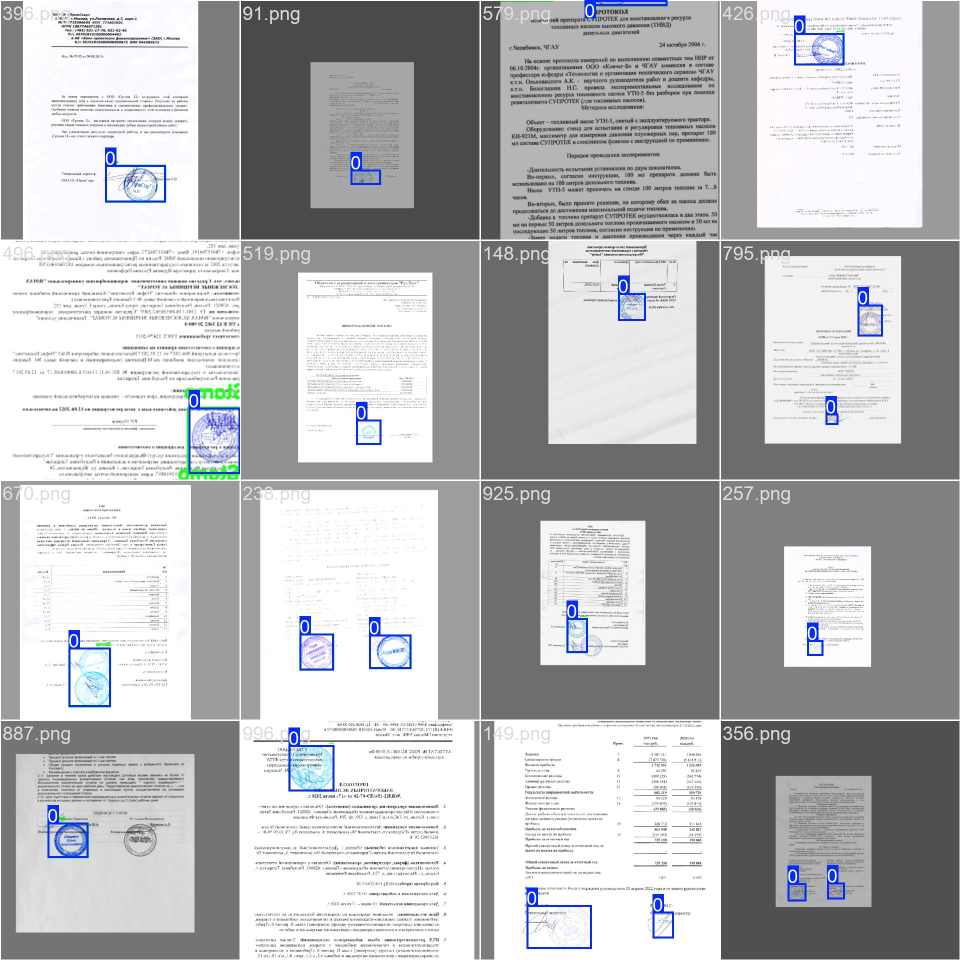
#> input picture runs/detect/stamp_yolov8n/train_batch0.jpg, 1920 x 1920 px (shown at 1/2 size)
$ python -i detector.py   (imports and definitions only)
#> lines starting #> are read from the running program, lines starting #| are printed output that depends on the picture
#> further down, picture is the input picture: shape (1920, 1920, 3); mean B, G, R 184.3, 182.3, 181.6
import cv2
import numpy as np
from typing import List, Tuple

class StampDetector:
    def __init__(
        self,
    ) -> None:
        pass

    def calibrate_colors(
        self,
        image: np.ndarray
    ) -> np.ndarray:
        """
        This function calibrates the colors of the image to enhance the quality of the image.

        Parameters
        ----------
        image : np.ndarray
            The image to calibrate.

        Returns
        -------
        balanced : np.ndarray
            The calibrated image.
        """
        # Step 1: Convert to LAB color space for better light adjustment
        lab = cv2.cvtColor(image, cv2.COLOR_BGR2LAB)
#> lab: shape (1920, 1920, 3); mean of channels 0, 1, 2 187.2, 128.4, 127
        l, a, b = cv2.split(lab)
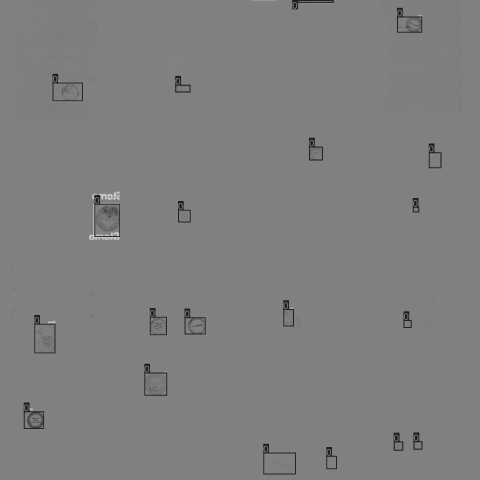
#> b: shape (1920, 1920) (shown at 1/4 size); min 22, max 211, mean 127

        # Step 2: Apply CLAHE to L-channel (contrast limited adaptive histogram equalization)
        clahe = cv2.createCLAHE(clipLimit=2.0, tileGridSize=(8, 8))
        l_eq = clahe.apply(l)

        # Step 3: Merge and convert back to BGR
        lab_eq = cv2.merge((l_eq, a, b))
#> lab_eq: shape (1920, 1920, 3); mean of channels 0, 1, 2 176.8, 128.4, 127
        corrected = cv2.cvtColor(lab_eq, cv2.COLOR_LAB2BGR)

        # Step 4: Apply color balance to stretch BGR channels
        balanced = self._stretch_color_channels(corrected)

        return balanced

    def _stretch_color_channels(
        self,
        image: np.ndarray
    ) -> np.ndarray:
        """
        This function stretches the color channels of the image to enhance the quality of the image.

        Parameters
        ----------
        image : np.ndarray
            The image to stretch.

        Returns
        -------
        out : np.ndarray
            The stretched image.
        """
        out = np.zeros_like(image)
        for i in range(3):  # For B, G, R
            channel = image[:, :, i]
            min_val = np.percentile(channel, 1)
            max_val = np.percentile(channel, 99)

            # Avoid division by zero
            if max_val - min_val > 0:
                channel_stretched = np.clip((channel - min_val) * 255.0 / (max_val - min_val), 0, 255)
            else:
                channel_stretched = channel
            out[:, :, i] = channel_stretched.astype(np.uint8)
#> this loop made 3 passes
#> min_val on passes 1 to 3: 60, 46, 30
#> pass 1, in _stretch_color_channels, `channel_stretched = np.clip((channel - min_val) * 255.0 / (max_val - m..`:
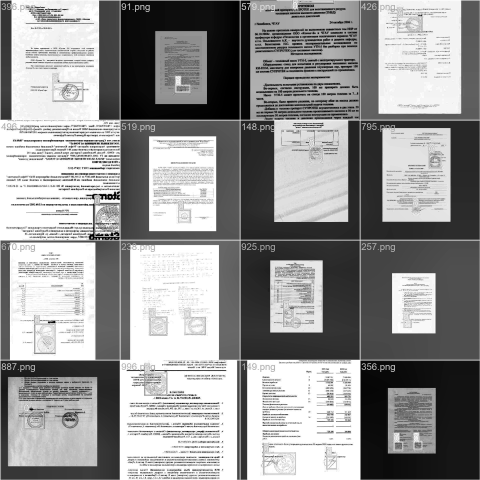
#> channel_stretched: shape (1920, 1920) float64 (shown at 1/4 size); min 0, max 255, mean 149
#> after the loop:
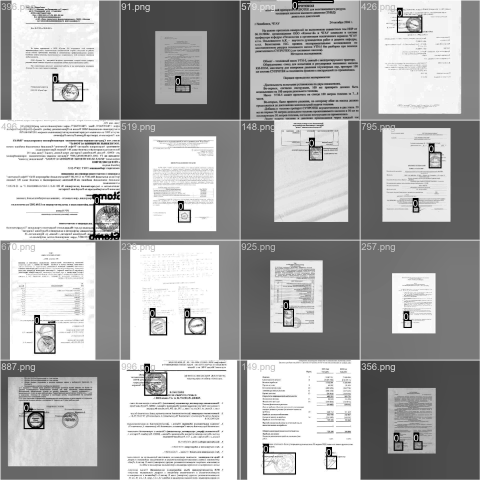
#> channel: shape (1920, 1920) (shown at 1/4 size); min 0, max 255, mean 171.1
#> after the loop:
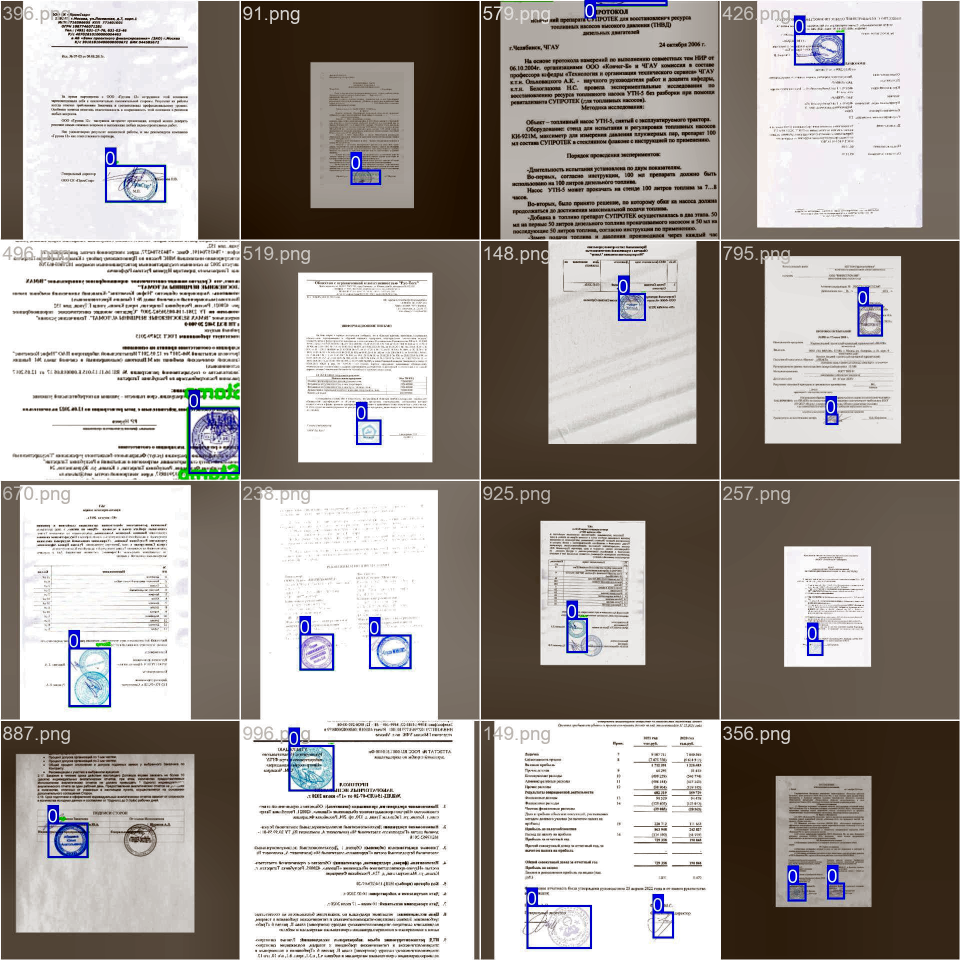
#> out: shape (1920, 1920, 3) (shown at 1/2 size); mean B, G, R 148.6, 153.4, 159.9
        return out

    # [269 lines left out: functions detect_edges, detect_contours, segment, apply_mask, merge_connected_components, _get_valid_contours and 1 more, not called in this run]

>>> import cv2
>>> picture = cv2.imread('../runs/detect/stamp_yolov8n/train_batch0.jpg')
>>> result = StampDetector().calibrate_colors(picture)

$ run again, on runs/detect/stamp_yolov8n/train_batch1.jpg
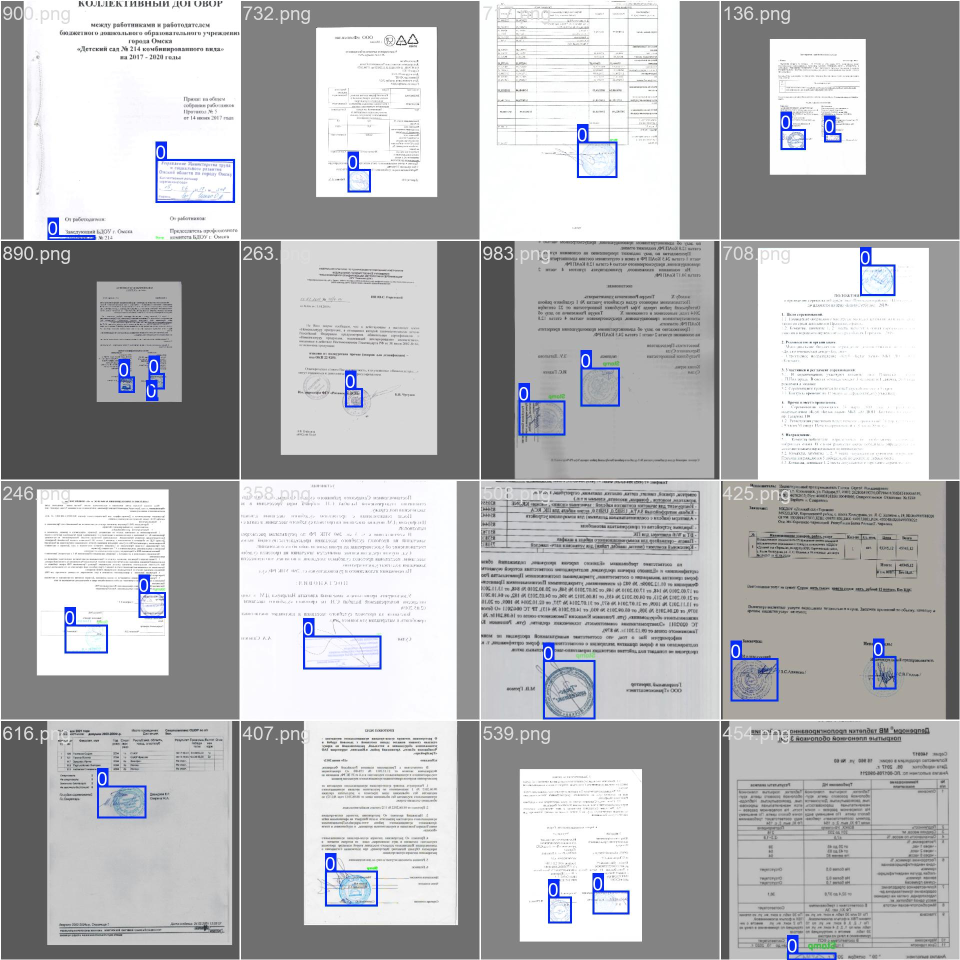
#> input picture runs/detect/stamp_yolov8n/train_batch1.jpg, 1920 x 1920 px (shown at 1/2 size)
#> picture is the input picture: shape (1920, 1920, 3); mean B, G, R 179.7, 177.5, 177.1
#> lab: shape (1920, 1920, 3); mean of channels 0, 1, 2 183.2, 128.6, 126.9
#> lab_eq: shape (1920, 1920, 3); mean of channels 0, 1, 2 174.1, 128.6, 126.9
#> the loop in _stretch_color_channels, `for i in range(3):` made 3 passes
#> min_val on passes 1 to 3: 62, 42, 27
#> pass 1, in _stretch_color_channels, `channel_stretched = np.clip((channel - min_val) * 255.0 / (max_val - m..`:
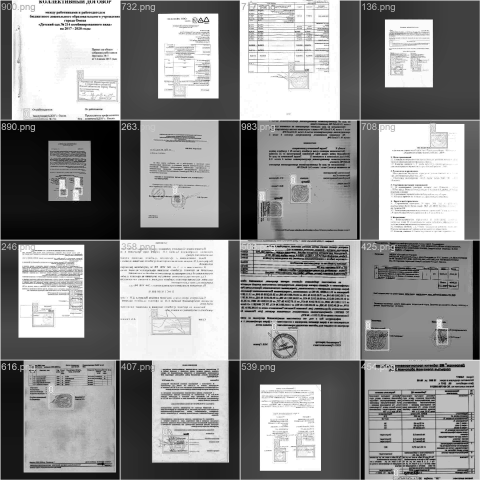
#> channel_stretched: shape (1920, 1920) float64 (shown at 1/4 size); min 0, max 255, mean 143.7
#> after the loop in _stretch_color_channels, `for i in range(3):`:
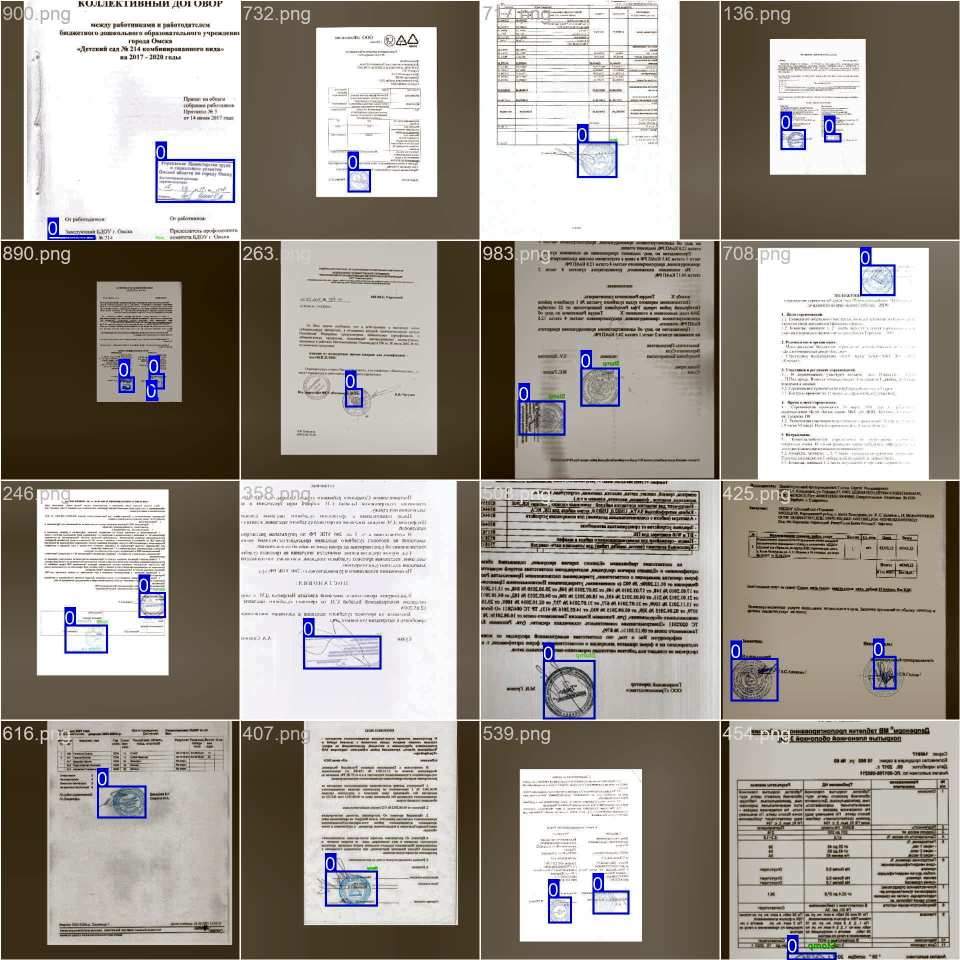
#> out: shape (1920, 1920, 3) (shown at 1/2 size); mean B, G, R 143.3, 151.3, 157.8

$ run again, on runs/detect/stamp_yolov8n/train_batch2.jpg
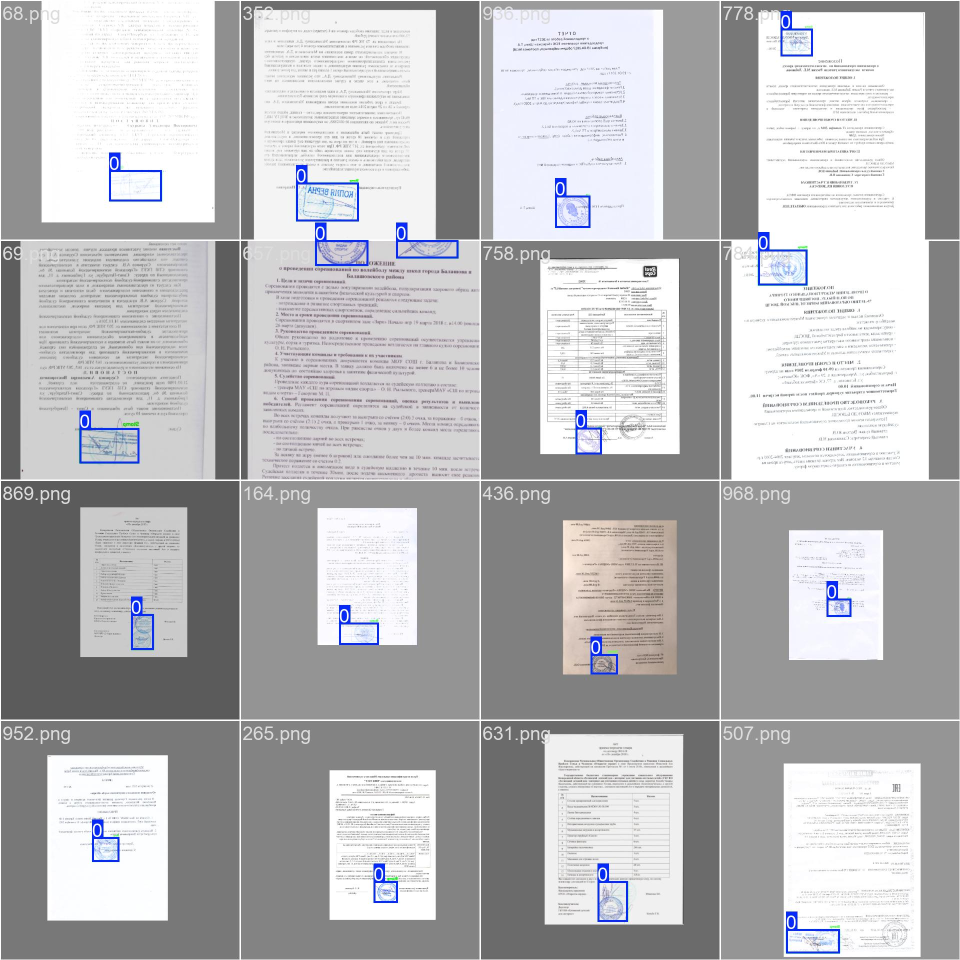
#> input picture runs/detect/stamp_yolov8n/train_batch2.jpg, 1920 x 1920 px (shown at 1/2 size)
#> picture is the input picture: shape (1920, 1920, 3); mean B, G, R 183.8, 181.5, 181.4
#> lab: shape (1920, 1920, 3); mean of channels 0, 1, 2 187.1, 128.7, 126.9
#> lab_eq: shape (1920, 1920, 3); mean of channels 0, 1, 2 172, 128.7, 126.9
#> the loop in _stretch_color_channels, `for i in range(3):` made 3 passes
#> min_val on passes 1 to 3: 66, 59, 58
#> pass 1, in _stretch_color_channels, `channel = image[:, :, i]`:
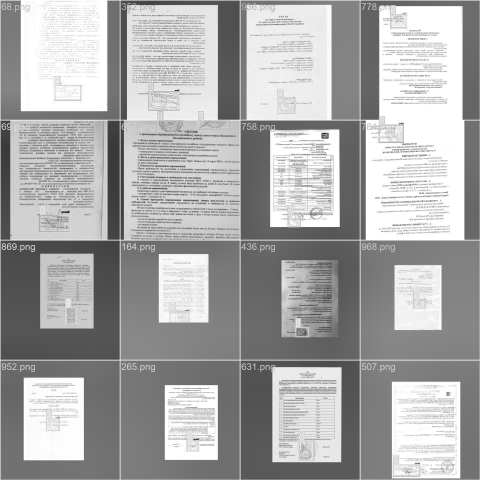
#> channel: shape (1920, 1920) (shown at 1/4 size); min 0, max 255, mean 168.4
#> after the loop in _stretch_color_channels, `for i in range(3):`:
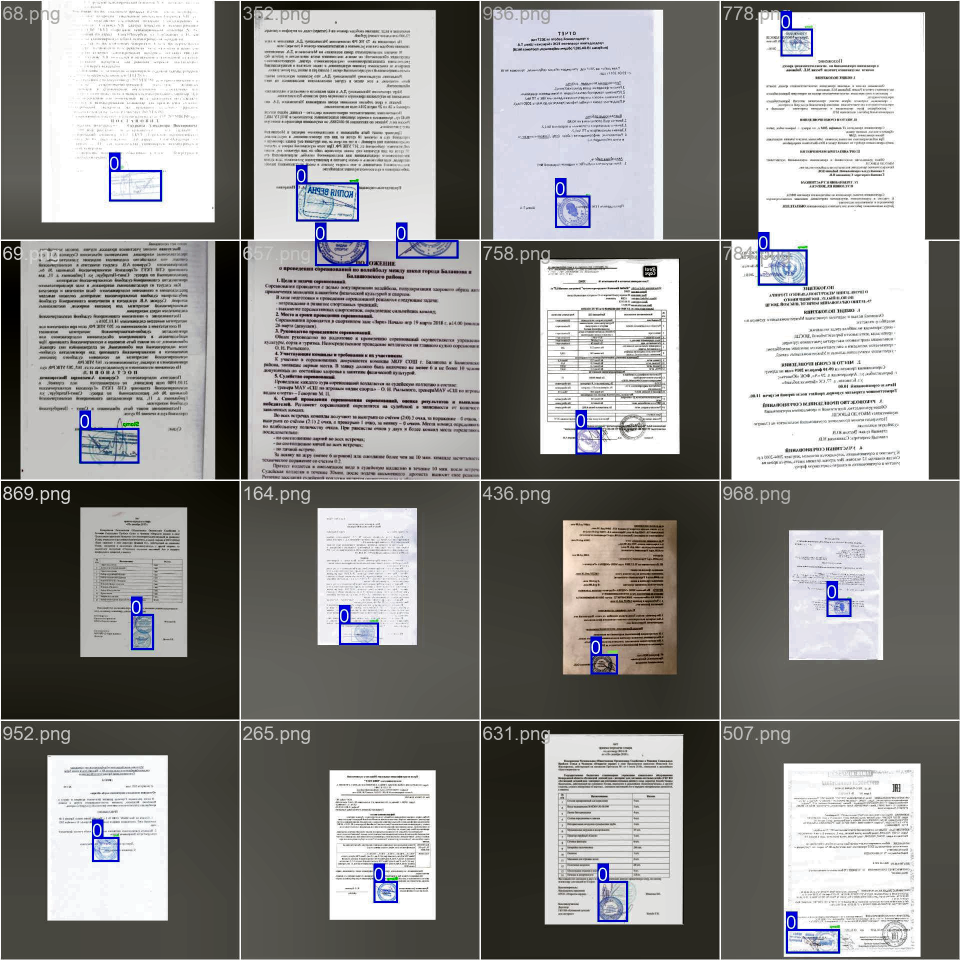
#> out: shape (1920, 1920, 3) (shown at 1/2 size); mean B, G, R 137.8, 139.4, 140.2
